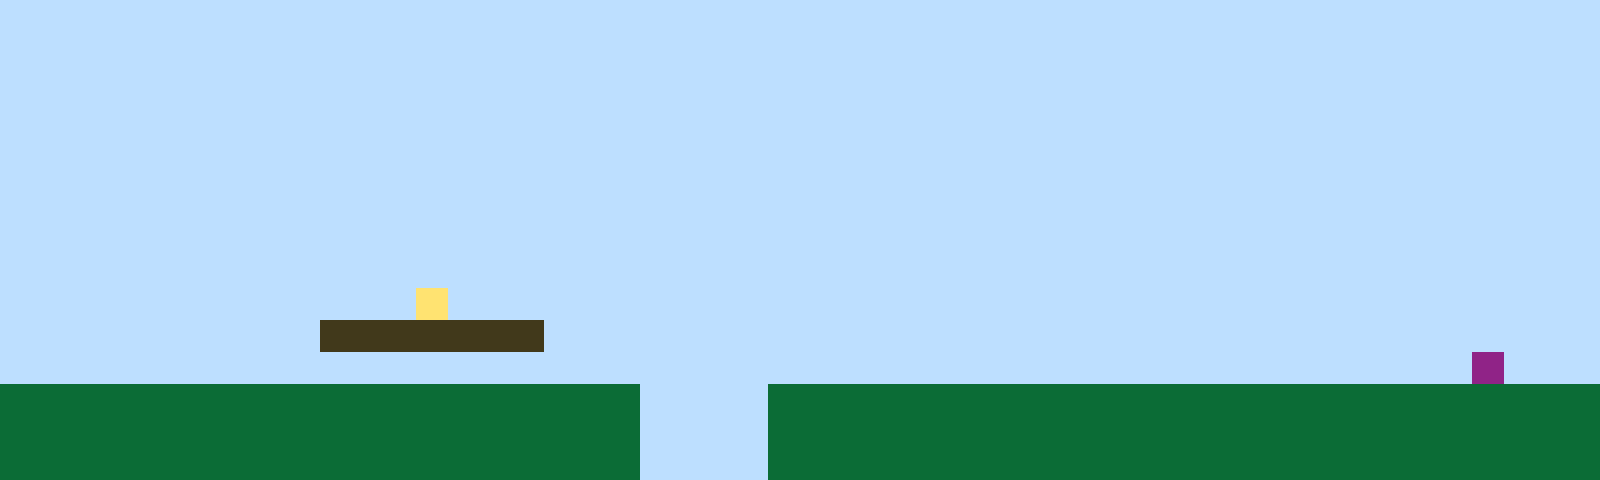

This is a level from a 2D game, rendered from its Tiled map with the project's own tilesets. A one-line summary and the complete map file follow:
An orthogonal 50x15 tile map with 32x32 px tiles, 1 tile layer (Tile Layer 1).

<map version="1.10" tiledversion="1.11.2" orientation="orthogonal" renderorder="right-up" width="50" height="15" tilewidth="32" tileheight="32" infinite="0" nextlayerid="2" nextobjectid="1"><editorsettings><export target="map1.csv" format="csv" /></editorsettings><tileset firstgid="1" name="sprites" tilewidth="32" tileheight="32" tilecount="6" columns="3"><image source="sprites.png" width="96" height="64" /></tileset><layer id="1" name="Tile Layer 1" width="50" height="15"><data encoding="csv">1,1,1,1,1,1,1,1,1,1,1,1,1,1,1,1,1,1,1,1,1,1,1,1,1,1,1,1,1,1,1,1,1,1,1,1,1,1,1,1,1,1,1,1,1,1,1,1,1,1,1,1,1,1,1,1,1,1,1,1,1,1,1,1,1,1,1,1,1,1,1,1,1,1,1,1,1,1,1,1,1,1,1,1,1,1,1,1,1,1,1,1,1,1,1,1,1,1,1,1,1,1,1,1,1,1,1,1,1,1,1,1,1,1,1,1,1,1,1,1,1,1,1,1,1,1,1,1,1,1,1,1,1,1,1,1,1,1,1,1,1,1,1,1,1,1,1,1,1,1,1,1,1,1,1,1,1,1,1,1,1,1,1,1,1,1,1,1,1,1,1,1,1,1,1,1,1,1,1,1,1,1,1,1,1,1,1,1,1,1,1,1,1,1,1,1,1,1,1,1,1,1,1,1,1,1,1,1,1,1,1,1,1,1,1,1,1,1,1,1,1,1,1,1,1,1,1,1,1,1,1,1,1,1,1,1,1,1,1,1,1,1,1,1,1,1,1,1,1,1,1,1,1,1,1,1,1,1,1,1,1,1,1,1,1,1,1,1,1,1,1,1,1,1,1,1,1,1,1,1,1,1,1,1,1,1,1,1,1,1,1,1,1,1,1,1,1,1,1,1,1,1,1,1,1,1,1,1,1,1,1,1,1,1,1,1,1,1,1,1,1,1,1,1,1,1,1,1,1,1,1,1,1,1,1,1,1,1,1,1,1,1,1,1,1,1,1,1,1,1,1,1,1,1,1,1,1,1,1,1,1,1,1,1,1,1,1,1,1,1,1,1,1,1,1,1,1,1,1,1,1,1,1,1,1,1,1,1,1,1,1,1,1,1,1,1,1,1,1,1,1,1,1,1,1,1,1,1,1,1,1,1,1,1,1,1,1,1,1,1,1,1,1,1,1,1,1,1,1,1,1,1,1,1,1,1,1,1,1,1,1,1,1,1,1,1,1,1,1,1,1,1,1,1,1,1,1,1,1,1,1,1,1,4,1,1,1,1,1,1,1,1,1,1,1,1,1,1,1,1,1,1,1,1,1,1,1,1,1,1,1,1,1,1,1,1,1,1,1,1,1,1,1,1,1,1,1,1,1,1,3,3,3,3,3,3,3,1,1,1,1,1,1,1,1,1,1,1,1,1,1,1,1,1,1,1,1,1,1,1,1,1,1,1,1,1,1,1,1,1,1,1,1,1,1,1,1,1,1,1,1,1,1,1,1,1,1,1,1,1,1,1,1,1,1,1,1,1,1,1,1,1,1,1,1,1,1,1,1,1,1,1,1,1,1,1,6,1,1,1,2,2,2,2,2,2,2,2,2,2,2,2,2,2,2,2,2,2,2,2,1,1,1,1,2,2,2,2,2,2,2,2,2,2,2,2,2,2,2,2,2,2,2,2,2,2,2,2,2,2,2,2,2,2,2,2,2,2,2,2,2,2,2,2,2,2,2,2,2,2,1,1,1,1,2,2,2,2,2,2,2,2,2,2,2,2,2,2,2,2,2,2,2,2,2,2,2,2,2,2,2,2,2,2,2,2,2,2,2,2,2,2,2,2,2,2,2,2,2,2,1,1,1,1,2,2,2,2,2,2,2,2,2,2,2,2,2,2,2,2,2,2,2,2,2,2,2,2,2,2</data></layer></map>
